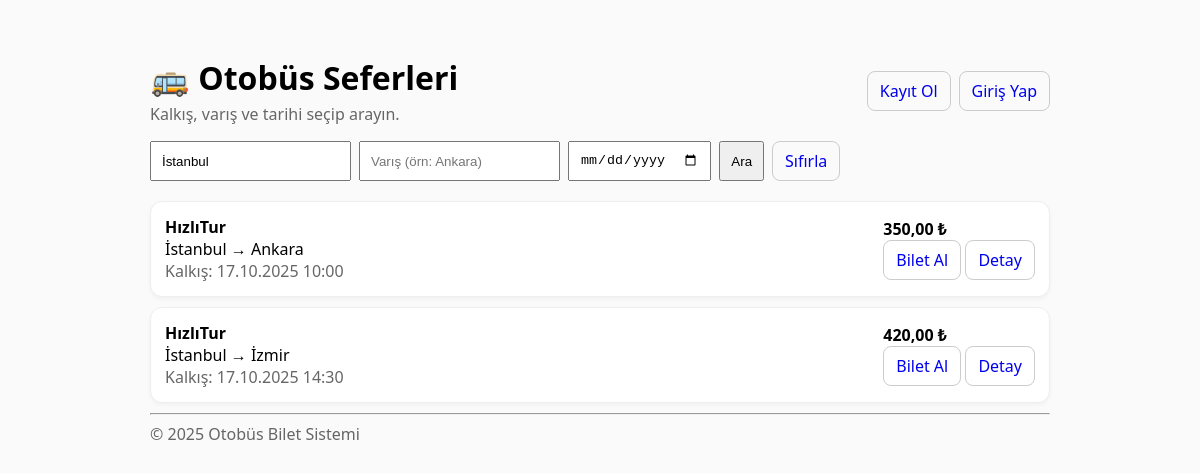
Page /index.php?origin=İstanbul on the committed database.
### tables this page shows
CREATE TABLE trips (
  id INTEGER PRIMARY KEY AUTOINCREMENT,
  company_id INTEGER NOT NULL,
  origin TEXT NOT NULL,
  destination TEXT NOT NULL,
  departure_at TEXT NOT NULL,
  price INTEGER NOT NULL,
  seat_count INTEGER NOT NULL DEFAULT 40,
  FOREIGN KEY (company_id) REFERENCES companies(id) ON DELETE CASCADE
);

CREATE TABLE companies (
  id INTEGER PRIMARY KEY AUTOINCREMENT,
  name TEXT NOT NULL UNIQUE
);

### bootstrap.php (called while the page is built, shortened)
<?php
function me(): ?array {
  return $_SESSION['user'] ?? null;
}
function format_price(int $krs): string {
  return number_format($krs/100, 2, ',', '.') . ' ₺';
}

### index.php (the view, shortened to what this page needs)
<?php
require_once __DIR__ . '/bootstrap.php';
$origin = trim($_GET['origin'] ?? '');
$destination = trim($_GET['destination'] ?? '');
$date = trim($_GET['date'] ?? '');
$sql = "SELECT t.*, c.name AS company_name
        FROM trips t
        JOIN companies c ON c.id = t.company_id
        WHERE 1=1";
$args = [];
if ($origin !== '')      { $sql .= " AND t.origin = ?"; $args[] = $origin; }
$sql .= " ORDER BY t.departure_at ASC";
$stmt = $pdo->prepare($sql);
$stmt->execute($args);
$trips = $stmt->fetchAll();
$me = me();
?>
<!doctype html>
<html lang="tr">
<header style="display:flex;align-items:center;justify-content:space-between;gap:12px;margin:8px 0 16px;">
  <div>
    <h1 style="margin:0;">🚌 Otobüs Seferleri</h1>
    <div class="muted" style="margin-top:4px;">Kalkış, varış ve tarihi seçip arayın.</div>
  </div>
  <nav style="display:flex;gap:8px;">
    <?php if(!$me): ?>
      <a class="btn" href="register.php">Kayıt Ol</a>
      <a class="btn" href="login.php">Giriş Yap</a>
    <?php endif; ?>
  </nav>
</header>
<form class="search" method="get">
  <input name="origin" placeholder="Kalkış (örn: İstanbul)" value="<?=htmlspecialchars($origin)?>">
  <input name="destination" placeholder="Varış (örn: Ankara)" value="<?=htmlspecialchars($destination)?>">
  <input type="date" name="date" value="<?=htmlspecialchars($date)?>">
  <button type="submit">Ara</button>
  <a class="btn" href="?">Sıfırla</a>
</form>
<?php if (!$trips): ?>
  <div class="card">Sefer bulunamadı. Farklı kriterler deneyin.</div>
<?php else: foreach ($trips as $t): ?>
  <div class="card">
    <div class="row">
      <div>
        <div><strong><?=htmlspecialchars($t['company_name'])?></strong></div>
        <div><?=htmlspecialchars($t['origin'])?> → <?=htmlspecialchars($t['destination'])?></div>
        <div class="muted">Kalkış: <?=date('d.m.Y H:i', strtotime($t['departure_at']))?></div>
      </div>
      <div>
        <div class="price"><?=format_price((int)$t['price'])?></div>
        <a class="btn" href="tickets_buy.php?id=<?=$t['id']?>">Bilet Al</a>
        <a class="btn" href="trip_show.php?id=<?=$t['id']?>">Detay</a>
      </div>
    </div>
  </div>
<?php endforeach; endif; ?>
<hr>
<footer class="muted">© <?=date('Y')?> Otobüs Bilet Sistemi</footer>
</html>

### index.php (style rules this page uses)
h1 { margin-bottom:8px }
form.search { display:flex;gap:8px;flex-wrap:wrap;margin:12px 0 20px }
input,button,select { padding:8px 10px }
.card { background:#fff;border:1px solid #eee;border-radius:12px;padding:14px;margin:10px 0;box-shadow:0 2px 4px rgba(0,0,0,.04) }
.row { display:flex;gap:16px;align-items:center;justify-content:space-between;flex-wrap:wrap }
.muted { color:#666 }
.price { font-weight:700 }
.btn { padding:8px 12px;border:1px solid #ccc;border-radius:8px;text-decoration:none;display:inline-block }

### rows in the picture
trips: company.name "HızlıTur", origin "İstanbul", destination "Ankara", departure_at "17.10.2025 10:00", price "350,00 ₺"
trips: company.name "HızlıTur", origin "İstanbul", destination "İzmir", departure_at "17.10.2025 14:30", price "420,00 ₺"
